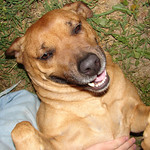
#> input picture sagemaker/notebooks/sample_images/fundog.jpg, 150 x 150 px
$ jupyter execute Utils.ipynb   (shell and % lines are left out)   (older library calls are emulated)
#> lines starting #> are read from the running program, lines starting #| are printed output that depends on the picture
#> further down, im is the input picture: PIL image 150x150 RGB; mean R, G, B 167.6, 138.2, 99.5
### sagemaker/src/utils.py
import pathlib
from smart_open import open
from tqdm import tqdm
import os
import numpy as np
import math
from PIL import Image, ImageFilter, ImageEnhance
from io import BytesIO

def compress_image(im, quality=1):
#> called with quality = 1
    out = BytesIO()
    im.save(out, format="JPEG", quality=quality)
    out.seek(0)
    return Image.open(out)
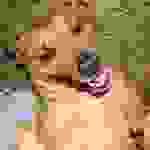
#> returned value: PIL image 150x150 RGB; mean R, G, B 169, 138.3, 95.1

def sharpen_image(im, amount=1):
#> called with amount = 3
    return ImageEnhance.Sharpness(im).enhance(amount)
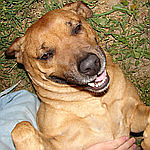
#> returned value: PIL image 150x150 RGB; mean R, G, B 167.5, 138.5, 100.4


# [71 lines left out: functions crop_image, prepare_data, not called in this run]

### sagemaker/notebooks/Utils.ipynb
# Utils

[cell 1]
# !pip install pillow ISR numpy tensorflow opencv-python scikit-learn scikit-image matplotlib

[cell 2]
from utils import *
import pathlib

[cell 3]
from PIL import Image
from io import BytesIO
im = Image.open('./sample_images/fundog.jpg').convert('RGB')
im

[cell 4]
compress_image(im, quality=1)

$ run again, with sagemaker/notebooks/sample_images/flower.png saved as sagemaker/notebooks/sample_images/fundog.jpg
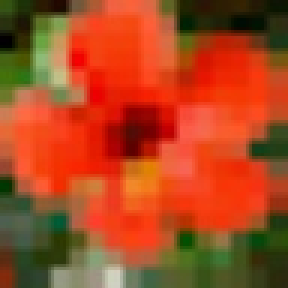
#> input picture sagemaker/notebooks/sample_images/flower.png, 96 x 96 px (shown 3 times larger)
#> im is the input picture: PIL image 96x96 RGB; mean R, G, B 168.5, 72.5, 31.9
#> in compress_image, `return Image.open(out)`:
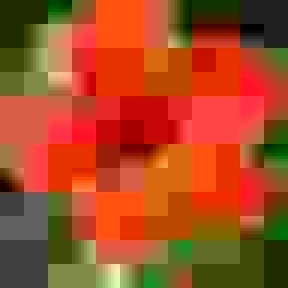
#> returned value: PIL image 96x96 RGB (shown 3 times larger); mean R, G, B 165.7, 73.4, 33.4
